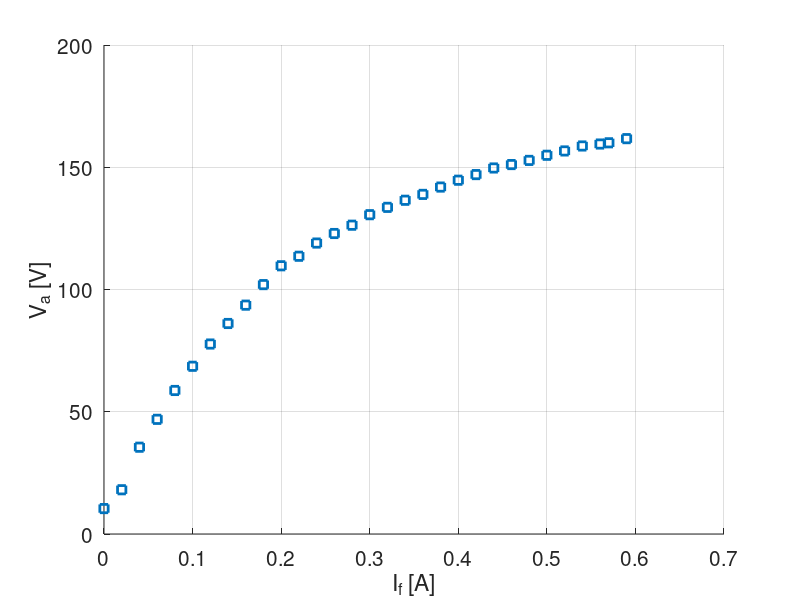

MATLAB code to generate this figure: (Note: this script raises an error after producing the figure.)
close all
clear all 

% Grafico curva de magnetizacao

figure(1)
hold on
Ifm = [0.59 0.57 0.56 0.54 0.52 0.5 0.48 0.46 0.44 0.42 0.4 0.38 0.36 0.34 0.32 0.3 0.28 0.26 0.24 0.22 0.2 0.18 0.16 0.14 0.12 0.10 0.08 0.06 0.04 0.02 0];
Vam = [161.7 160 159.5 158.7 156.67 154.9 152.8 151.1 149.7 147 144.7 141.9 138.9 136.5 133.6 130.6 126.3 122.9 119 113.6 109.7 102 93.6 86.1 77.7 68.6 58.7 46.9 35.5 18.1 10.4];

plot(Ifm,Vam,'s', 'Linewidth',2)
xlabel('I_{f} [A]', 'fontsize', 15)
ylabel('V_{a} [V]', 'fontsize', 15)
set(gca,'fontsize',15, 'ygrid', 'on', 'xgrid', 'on'); 

%Linearização da região linear

I = [0.10 0.08 0.06 0.04 0.02 0];
V = [68.6 58.7 46.9 35.5 18.1 0];
coef = linear_regression(I,V,'verbose')

I = 0:0.01:0.2;
V = coef(1)+coef(2)*I;
plot(I,V,'r','Linewidth', 2)
 

print -djpg fig1.jpg






 
